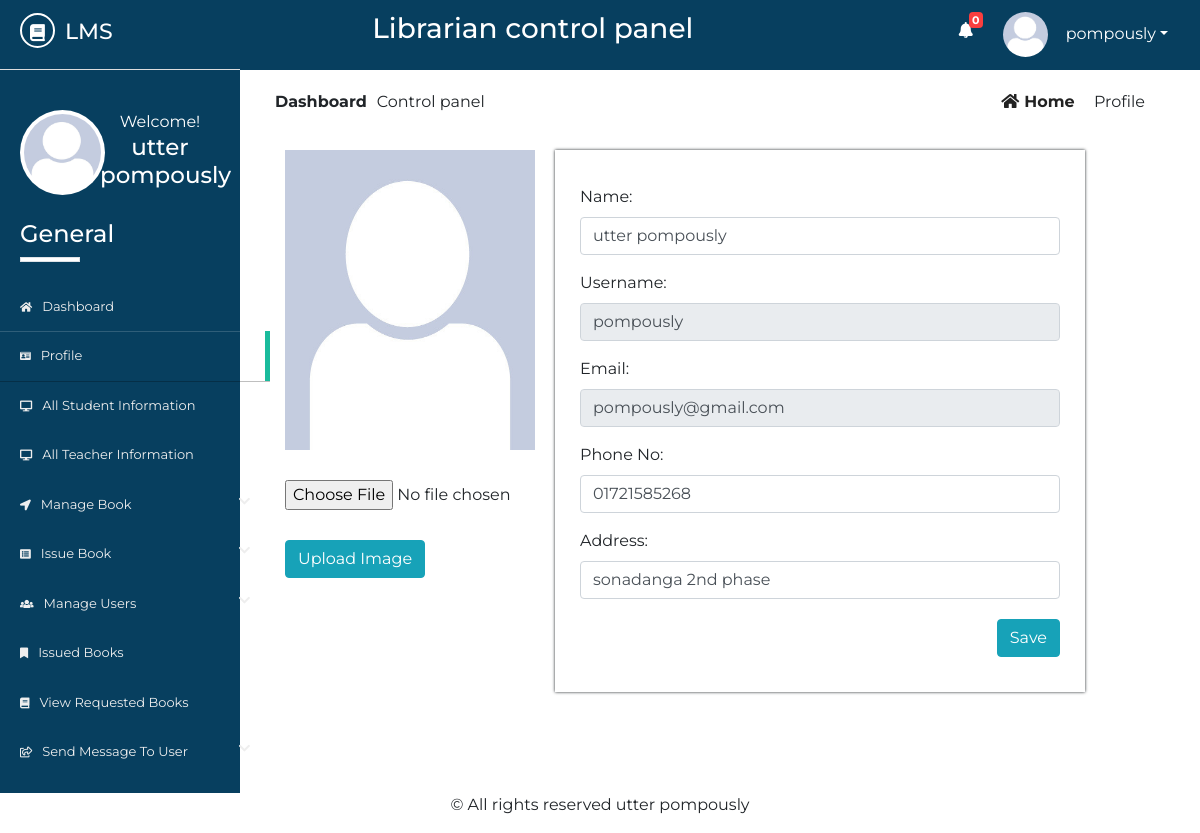
Screenshot of /Source/librarian/profile.php (signed in) with the database file from the repository.
### tables this page shows
CREATE TABLE IF NOT EXISTS `lib_registration` (
  `id` int NOT NULL AUTO_INCREMENT,
  `name` varchar(50) NOT NULL,
  `username` varchar(20) NOT NULL,
  `password` varchar(20) NOT NULL,
  `email` varchar(50) NOT NULL,
  `phone` varchar(20) NOT NULL,
  `address` varchar(100) NOT NULL,
  `photo` varchar(500) NOT NULL,
  `status` varchar(7) NOT NULL,
  PRIMARY KEY (`id`)
);

### Source/librarian/profile.php (the view, shortened to what this page needs)
       <?php
   $page = 'profile';
   include 'inc/header.php';
   include 'inc/connection.php';
?>
<div class="dashboard-content">
	<div class="dashboard-header">
		<div class="container">
			<div class="row">
				<div class="col-md-6">
					<div class="left">
						<p><span>dashboard</span>Control panel</p>
					</div>
				</div>
				<div class="col-md-6">
					<div class="right text-right">
						<a href="dashboard.php"><i class="fas fa-home"></i>home</a>
						<span class="disabled">profile</span>
					</div>
				</div>
			</div>
			<div class="profile-content">
				<div class="row">
					<div class="col-md-3">
						<div class="photo">
							<?php
                                   $res = mysqli_query($link, "select * from lib_registration where username='".$_SESSION['username']."'");
                                   while ($row = mysqli_fetch_array($res)){
                                       ?><img src="<?php echo $row["photo"]; ?> " height="" width="" alt="something wrong"></a> <?php
                                   }
                               ?>
						</div>
						<div class="uploadPhoto">
							<form action="" method="post" enctype="multipart/form-data">
								<input type="file" name="image" class="modal-mt" id="image">
								<input type="submit" class="modal-mt btn btn-info" value="Upload Image" name="submit">
							</form>
						</div>
					</div>
					<div class="col-md-7 ml-30">
						<div class="details">
							<?php
                                  $res5 = mysqli_query($link, "select * from lib_registration where username='$_SESSION[username]' ");
                                  while($row5 = mysqli_fetch_array($res5)){
                                      $name      = $row5['name'];
                                      $username  = $row5['username'];
                                      $email     = $row5['email'];
                                      $phone     = $row5['phone'];
                                      $address     = $row5['address'];
                                  }
                                  ?>
                               <form method="post">
                                   <div class="form-group">
                                       <label for="name" class="text-right">Name:</label>
                                       <input type="text" class="form-control custom"  name="name" value="<?php echo $name; ?>" />
                                   </div>
                                   <div class="form-group">
                                        <label for="username">Username:</label>
                                       <input type="text" class="form-control custom" placeholder="Username" name="username" value="<?php echo $username; ?>" disabled />
                                   </div>
                                   <div class="form-group">
                                        <label for="email">Email:</label>
                                       <input type="text" class="form-control custom"  name="email" value="<?php echo $email; ?>" disabled />
                                   </div>
                                   <div class="form-group">
                                        <label for="phone">Phone No:</label>
                                       <input type="text" class="form-control custom"  name="phone" value="<?php echo $phone; ?>" />
                                   </div>
                                   <div class="form-group">
                                       <label for="address">Address:</label>
                                        <input type="text" class="form-control custom"  name="address" value="<?php echo $address; ?>" />
                                   </div>
                                   <div class="text-right mt-20">
                                       <input type="submit" value="Save" class="btn btn-info" name="update">
                                   </div>
                               </form>
		                </div>
	                </div>
				</div>
			</div>
		</div>
	</div>
</div>
<?php
	include 'inc/footer.php';
 ?>

### Source/librarian/inc/header.php (shortened to what this page needs)
<?php
    include 'inc/connection.php';
    $res = mysqli_query($link,"select * from request_books where read1='no'");
    $not= mysqli_num_rows($res);
 ?>
<!DOCTYPE html>
<html lang="en">
<head>
	<link rel="stylesheet" href="inc/css/bootstrap.min.css">
	<link rel="stylesheet" href="inc/css/bootstrap-select.min.css">
	<link rel="stylesheet" href="inc/css/fontawesome-all.min.css">
	<link rel="stylesheet" href="inc/css/datatables.min.css">
	<link rel="stylesheet" href="inc/css/pro1.css">
</head>
<body>
	<div class="main-content">
		<div class="wrapper">
			<div class="left-sidebar">
				<div class="p-title">
                    <h3><a href=""><i class="fas fa-book"></i><span>lms</span></a></h3>
				</div>
				<div class="profile">
					<div class="profile-pic">
                        <?php
                            $res = mysqli_query($link, "select * from lib_registration where username='".$_SESSION['username']."'");
                            while ($row = mysqli_fetch_array($res)){
                                ?><img src="<?php echo $row["photo"]; ?> " height="" width="" alt="something wrong" class="rounded-circle"></a> <?php
                            }
                        ?>
					</div>
					<div class="profile-info text-center">
						<span>Welcome!</span>
						<h2>
              <?php
                $res = mysqli_query($link, "select * from lib_registration where username='".$_SESSION['username']."'");
                while ($row = mysqli_fetch_array($res)){
                  $name  =  $row["name"];
                  echo $name;
                }
              ?>
            </h2>
					</div>
				</div>
				<div class="sidebar-menu">
					<h3>General</h3>
					<div class="border"></div>
	                <ul>
	                    <li class="menu <?php if($page=='home'){ echo 'active';} ?>">
      						<a href="dashboard.php"><i class="fas fa-home"></i>Dashboard</a>
    					</li>
    					  <li class="menu <?php if($page=='profile'){ echo 'active';} ?>">
      						<a href="profile.php"><i class="fas fa-id-card"></i>profile</a>
    					</li>
	                    <li class="menu <?php if($page=='sinfo'){ echo 'active';} ?>">
      						<a href="all-student-info.php"><i class="fas fa-desktop"></i>all student information</a>
    					</li>
    					<li class="menu <?php if($page=='tinfo'){ echo 'active';} ?>">
      						<a href="all-teacher-info.php"><i class="fas fa-desktop"></i>all teacher information</a>
    					</li>
    					<li class="menu menu-toggle2">
      						<a href="#"><i class="fas fa-location-arrow"></i>manage book <span class="fa fa-chevron-down"></span></a>
    					</li>
	                   <li class="menu menu-toggle1">
      						<a href="#"><i class="fas fa-list-alt"></i>issue book <span class="fa fa-chevron-down"></span></a>
    					</li>
    					<li class="menu menu-toggle3">
      						<a href="#"><i class="fas fa-users"></i>manage users <span class="fa fa-chevron-down"></span></a>
    					</li>
    					 <li class="menu <?php if($page=='ibook'){ echo 'active';} ?>">
      						<a href="issued-books.php"><i class="fas fa-bookmark"></i>issued books</a>
    					</li>
    					<li class="menu <?php if($page=='rbook'){ echo 'active';} ?>">
      						<a href="requested-books.php"><i class="fas fa-book"></i>view requested books</a>
    					</li>
    					<li class="menu menu-toggle4">
      						<a href="#"><i class="far fa-share-square"></i>send message to user <span class="fa fa-chevron-down"></span></a>
    					</li>
    				</ul>
				</div>
			</div>
			<div class="content">
				<div class="inner">
					<div class="heading text-center">
						<h3>Librarian control panel</h3>
					</div>
					<div class="header-profile text-right">
						<ul>
                            <li class="icon">
                                <a href="requested-books.php" ><i class="fas fa-bell"></i></a>
                                <span class="count" onclick="window.location='requested-books.php'"><b><?php echo $not; ?></b></span>
                            </li>
							<li class="dropdown">
                                <?php
                                     $res = mysqli_query($link, "select * from lib_registration where username='".$_SESSION['username']."'");
                                     while ($row = mysqli_fetch_array($res)){
                                         ?><a href="" class="dropdown-toggle" data-toggle="dropdown"><img src="<?php echo $row["photo"]; ?>" alt=""><span><?php echo $_SESSION["username"]; ?></span></a> <?php
                                     }
                                ?>
							</li>
						</ul>
					</div>
				</div>

### Source/librarian/inc/css/pro1.css (style rules this page uses)
* { margin: 0; padding: 0; }
body { font-family: 'Montserrat', sans-serif; }
.ml-30 { margin-left: 30px; }
.mt-20 { margin-top: 20px; }
.border { width: 60px; height: 5px; background: #fff; }
.main-content { width: 100%; height: auto; overflow: hidden; }
.main-content .left-sidebar { width: 20%; height: auto; background: #073f5f; float: left; }
.main-content .left-sidebar .p-title { width: 100%; padding: 13px; padding-left: 20px; background: #073f5f; border-bottom: 1px solid #ddd; }
.main-content .p-title a { text-decoration: none; color: #fff; font-size: 22px; text-transform: uppercase; }
.main-content .p-title a i { width: 35px; height: 35px; line-height: 35px; text-align: center; font-size: 17px; border-radius: 50%; border: 2px solid #fff; }
.main-content .p-title a span { margin-left: 10px; }
.main-content .left-sidebar .profile { width: 100%; padding: 20px; margin-top: 0; padding-top: 0; }
.main-content .left-sidebar .profile .profile-pic { width: 40%; float: left; }
.main-content .left-sidebar .profile img { width: 85px; height: 85px; position: inherit; padding: 4px; background: #fff; overflow: hidden; }
.main-content .left-sidebar .profile .profile-info { width: 60%; float: left; color: #fff; }
.main-content .left-sidebar .profile .profile-info h2 { font-size: 23px; }
.sidebar-menu { color: #fff; width: 100%; padding-top: 60px; padding-left: 0; }
.sidebar-menu h3 { margin-left: 20px; font-size: 24px; }
.sidebar-menu .border { margin-left: 20px; margin-bottom: 20px; }
.sidebar-menu ul li a { text-decoration: none; color: #eee; width: 270px; padding: 15px 20px; font-size: 13px; display: block; text-transform: capitalize; transition: all .5s ease; }
.sidebar-menu ul { padding-left: 0; }
.sidebar-menu ul li a i { margin-right: 10px; font-size: smaller; }
.sidebar-menu ul li a span { float: right; }
.content { width: 80%; height: auto; float: right; }
.content .inner { width: 100%; height: 70px; background: #073f5f; padding: 12px; }
.content .inner .heading { width: 60%; float: left; color: #fff; }
.content .inner .header-profile { width: calc(40%-20px); float: right; margin-right: 20px; position: relative; }
.content .inner .header-profile .icon i { margin-right: 30px; font-size: 16px; margin-top: 10px; }
.header-profile .dropdown span { color: #fff; margin-left: 10px; }
.header-profile .icon span { color: #fff; position: absolute; left: 10px; top: 0; font-size: 11px; width: 14px; height: 16px; line-height: 16px; text-align: center; border-radius: 4px; background: #FA3E3E; }
.header-profile ul li { list-style: none; float: left; }
.header-profile ul li i { color: #fff; }
.header-profile img { width: 40px; height: 40px; border-radius: 50%; margin-right: 8px; }
.dropdown a { text-decoration: none; color: #fff; }
.dropdown img { width: 45px; height: 45px; border-radius: 50%; }
.dashboard-header .left { padding: 20px; }
.dashboard-header .left p span { text-transform: capitalize; margin-right: 10px; font-weight: bold; }
.dashboard-header .right { padding: 20px; margin-right: 20px; }
.dashboard-header .right a { text-transform: capitalize; text-decoration: none; color: #222; margin-right: 15px; font-weight: bold; }
.dashboard-header .right a i { margin-right: 5px; }
.dashboard-header .right span { text-transform: capitalize; }
.profile-content { width: 100%; margin-left: 30px; }
.profile-content .photo { width: 250px; height: 300px; }
.photo img { width: 250px; height: 300px; }
.details { padding: 35px 25px; width: 100%; box-shadow: 0px 0px 3px; }
.sidebar-menu li.active a { box-shadow: rgba(0, 0, 0, 0.25) 0 1px 0, inset rgba(255, 255, 255, 0.16) 0 1px 0; border-right: 5px solid #1ABB9C; }

### rows the page displays
lib_registration: photo (picture), name "utter pompously", username "pompously", email "pompously@gmail.com", phone "01721585268", address "sonadanga 2nd phase"

### other values shown
$not "0"
